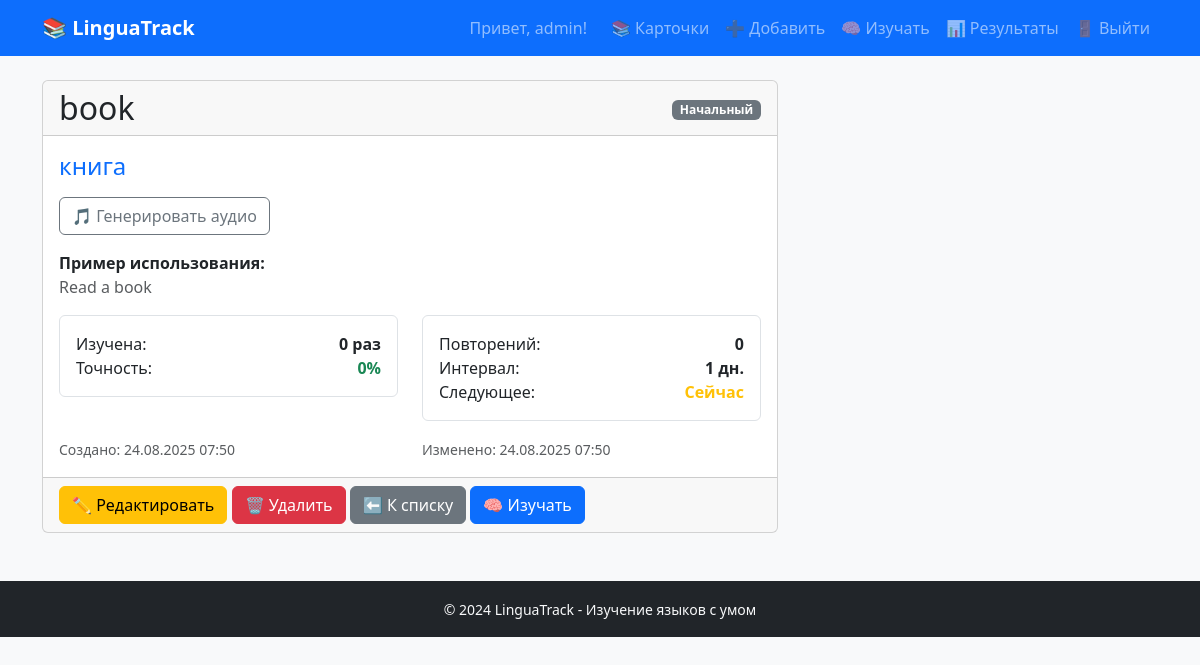
The app's page /cards/26/ (signed in) with its own data.
### cards/models.py (models this page shows, shortened)
class Card(models.Model):
    DIFFICULTY_CHOICES = [
        ('beginner', 'Начальный'),
        ('intermediate', 'Средний'),
        ('advanced', 'Продвинутый'),
    ]
    user = models.ForeignKey(User, on_delete=models.CASCADE, related_name='cards')
    word = models.CharField('Слово', max_length=200)
    translation = models.CharField('Перевод', max_length=200)
    example = models.TextField('Пример использования', blank=True, null=True)
    note = models.TextField('Примечание', blank=True, null=True)
    difficulty = models.CharField('Уровень сложности', max_length=20,
                                  choices=DIFFICULTY_CHOICES, default='beginner')
    is_learned = models.BooleanField('Выучено', default=False)
    times_studied = models.IntegerField('Количество изучений', default=0)
    times_correct = models.IntegerField('Правильных ответов', default=0)
    created_at = models.DateTimeField('Дата создания', auto_now_add=True)
    updated_at = models.DateTimeField('Дата изменения', auto_now=True)
    class Meta:
        verbose_name = 'Карточка'
        verbose_name_plural = 'Карточки'
        ordering = ['-created_at']
    @property
    def accuracy_rate(self):
        if self.times_studied == 0:
            return 0
        return round((self.times_correct / self.times_studied) * 100, 1)

class Schedule(models.Model):
    card = models.OneToOneField(Card, on_delete=models.CASCADE, related_name='schedule')
    next_review = models.DateTimeField('Следующее повторение', default=timezone.now)
    interval = models.IntegerField('Интервал (дни)', default=1)
    repetitions = models.IntegerField('Количество повторений', default=0)
    ease_factor = models.FloatField('Коэффициент легкости', default=2.5)
    last_reviewed = models.DateTimeField('Последнее изучение', null=True, blank=True)
    class Meta:
        verbose_name = 'Расписание'
        verbose_name_plural = 'Расписания'

### cards/views.py (the view)
# urls.py: path('<int:pk>/', views.card_detail, name='card_detail'),
@login_required
def card_detail(request, pk):
    card = get_object_or_404(Card, pk=pk, user=request.user)
    recent_sessions = StudySession.objects.filter(
        card=card, user=request.user
    )[:10]
    try:
        schedule = card.schedule
        next_review = schedule.next_review
        is_due = schedule.next_review <= timezone.now()
    except Schedule.DoesNotExist:
        schedule = None
        next_review = None
        is_due = True
    context = {
        'card': card,
        'recent_sessions': recent_sessions,
        'schedule': schedule,
        'next_review': next_review,
        'is_due': is_due,
        'has_audio': hasattr(card, 'audio') and card.audio.audio_file,
    }
    return render(request, 'cards/card_detail.html', context)

### cards/templates/cards/card_detail.html (shortened to what this page needs)
{% extends 'cards/base.html' %}
{% block content %}
<div class="row">
    <div class="col-md-8">
        <div class="card">
            <div class="card-header d-flex justify-content-between align-items-center">
                <h2 class="mb-0">{{ card.word }}</h2>
                <div>
                    <span class="badge bg-secondary">{{ card.get_difficulty_display }}</span>
                </div>
            </div>
            <div class="card-body">
                <h4 class="text-primary mb-3">{{ card.translation }}</h4>
                <div class="mb-3">
                    {% if has_audio %}
                        <button onclick="playAudio({{ card.pk }})" class="btn btn-outline-primary">
                            🔊 Озвучить слово
                        </button>
                        <audio id="audio-{{ card.pk }}" preload="none">
                            <source src="{% url 'cards:play_audio' card.pk %}" type="audio/mpeg">
                        </audio>
                    {% else %}
                        <a href="{% url 'cards:generate_audio' card.pk %}" class="btn btn-outline-secondary">
                            🎵 Генерировать аудио
                        </a>
                    {% endif %}
                </div>
                {% if card.example %}
                    <div class="mb-3">
                        <strong>Пример использования:</strong>
                        <p class="text-muted">{{ card.example }}</p>
                    </div>
                {% endif %}
                <div class="row mb-3">
                    <div class="col-md-6">
                        <div class="border rounded p-3">
                            <div class="d-flex justify-content-between">
                                <span>Изучена:</span>
                                <span class="fw-bold">{{ card.times_studied }} раз</span>
                            </div>
                            <div class="d-flex justify-content-between">
                                <span>Точность:</span>
                                <span class="fw-bold text-success">{{ card.accuracy_rate }}%</span>
                            </div>
                        </div>
                    </div>
                    {% if schedule %}
                        <div class="col-md-6">
                            <div class="border rounded p-3">
                                <div class="d-flex justify-content-between">
                                    <span>Повторений:</span>
                                    <span class="fw-bold">{{ schedule.repetitions }}</span>
                                </div>
                                <div class="d-flex justify-content-between">
                                    <span>Интервал:</span>
                                    <span class="fw-bold">{{ schedule.interval }} дн.</span>
                                </div>
                                <div class="d-flex justify-content-between">
                                    <span>Следующее:</span>
                                    <span class="{% if is_due %}text-warning fw-bold{% endif %}">
                                        {% if is_due %}
                                            Сейчас
                                        {% else %}
                                            {{ next_review|date:"d.m H:i" }}
                                        {% endif %}
                                    </span>
                                </div>
                            </div>
                        </div>
                    {% endif %}
                </div>
                <div class="row text-muted">
                    <div class="col-sm-6">
                        <small>Создано: {{ card.created_at|date:"d.m.Y H:i" }}</small>
                    </div>
                    <div class="col-sm-6">
                        <small>Изменено: {{ card.updated_at|date:"d.m.Y H:i" }}</small>
                    </div>
                </div>
            </div>
            <div class="card-footer">
                <a href="{% url 'cards:card_edit' card.pk %}" class="btn btn-warning">
                    ✏️ Редактировать
                </a>
                <a href="{% url 'cards:card_delete' card.pk %}" class="btn btn-danger">
                    🗑️ Удалить
                </a>
                <a href="{% url 'cards:card_list' %}" class="btn btn-secondary">
                    ⬅️ К списку
                </a>
                {% if is_due %}
                    <a href="{% url 'cards:smart_study' %}" class="btn btn-primary">
                        🧠 Изучать
                    </a>
                {% endif %}
            </div>
        </div>
    </div>
    <div class="col-md-4">
    </div>
</div>
{% endblock %}

### cards/templates/cards/base.html (shortened to what this page needs)
<!DOCTYPE html>
<html lang="ru">
<head>
    <link href="https://cdn.jsdelivr.net/npm/bootstrap@5.3.2/dist/css/bootstrap.min.css" rel="stylesheet">
</head>
<body class="bg-light">
    <nav class="navbar navbar-expand-lg navbar-dark bg-primary">
        <div class="container">
            <a class="navbar-brand fw-bold" href="{% url 'cards:card_list' %}">
                📚 LinguaTrack
            </a>
            <div class="collapse navbar-collapse" id="navbarNav">
                <div class="navbar-nav ms-auto">
                    {% if user.is_authenticated %}
                        <span class="navbar-text me-3">
                            Привет, {{ user.username }}!
                        </span>
                        <a class="nav-link" href="{% url 'cards:card_list' %}">📚 Карточки</a>
                        <a class="nav-link" href="{% url 'cards:card_create' %}">➕ Добавить</a>
                        <a class="nav-link" href="{% url 'cards:smart_study' %}">🧠 Изучать</a>
                        <a class="nav-link" href="{% url 'cards:study_results' %}">📊 Результаты</a>
                        <a class="nav-link" href="{% url 'logout' %}">🚪 Выйти</a>
                    {% else %}
                        <a class="nav-link" href="{% url 'login' %}">🔑 Войти</a>
                        <a class="nav-link" href="{% url 'register' %}">✨ Регистрация</a>
                    {% endif %}
                </div>
            </div>
        </div>
    </nav>
    <main class="container mt-4">
        {% block content %}
        {% endblock %}
    </main>
    <footer class="bg-dark text-light text-center py-3 mt-5">
        <div class="container">
            <small>&copy; 2024 LinguaTrack - Изучение языков с умом</small>
        </div>
    </footer>
</body>
</html>

### records on screen
Card: word "book", difficulty "Начальный", translation "книга", example "Read a book", times_studied "0", accuracy_rate "0", created_at "24.08.2025 07:50", updated_at "24.08.2025 07:50"
Schedule: repetitions "0", interval "1"

### other values on screen
{{ user.username }} "admin"
